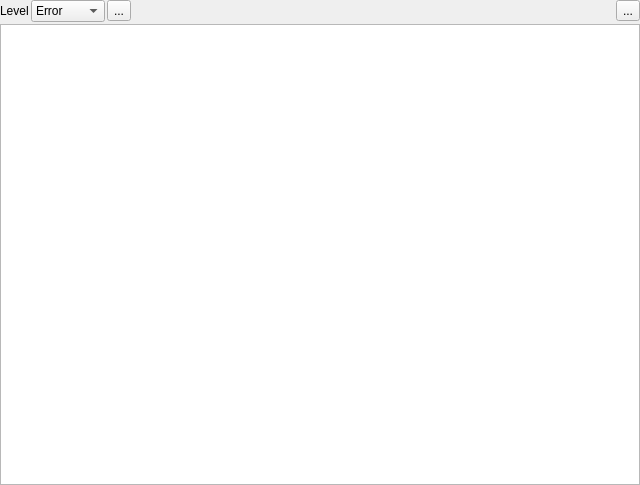
<?xml version="1.0" encoding="UTF-8"?>
<ui version="4.0">
 <class>LogPanel</class>
 <widget class="QWidget" name="LogPanel">
  <property name="geometry">
   <rect>
    <x>0</x>
    <y>0</y>
    <width>640</width>
    <height>485</height>
   </rect>
  </property>
  <property name="windowTitle">
   <string>Form</string>
  </property>
  <layout class="QVBoxLayout" name="verticalLayout">
   <property name="spacing">
    <number>2</number>
   </property>
   <property name="leftMargin">
    <number>0</number>
   </property>
   <property name="topMargin">
    <number>0</number>
   </property>
   <property name="rightMargin">
    <number>0</number>
   </property>
   <property name="bottomMargin">
    <number>0</number>
   </property>
   <item>
    <layout class="QHBoxLayout" name="horizontalLayout">
     <item>
      <widget class="QLabel" name="label">
       <property name="text">
        <string>Level</string>
       </property>
      </widget>
     </item>
     <item>
      <widget class="QComboBox" name="m_logLevel">
       <item>
        <property name="text">
         <string>Error</string>
        </property>
       </item>
       <item>
        <property name="text">
         <string>Debug</string>
        </property>
       </item>
       <item>
        <property name="text">
         <string>warning</string>
        </property>
       </item>
       <item>
        <property name="text">
         <string>Info</string>
        </property>
       </item>
      </widget>
     </item>
     <item>
      <widget class="QToolButton" name="m_saveBtn">
       <property name="text">
        <string>...</string>
       </property>
      </widget>
     </item>
     <item>
      <spacer name="horizontalSpacer">
       <property name="orientation">
        <enum>Qt::Horizontal</enum>
       </property>
       <property name="sizeHint" stdset="0">
        <size>
         <width>40</width>
         <height>20</height>
        </size>
       </property>
      </spacer>
     </item>
     <item>
      <widget class="QToolButton" name="m_eraseBtn">
       <property name="text">
        <string>...</string>
       </property>
      </widget>
     </item>
    </layout>
   </item>
   <item>
    <widget class="QTextEdit" name="m_logview">
     <property name="readOnly">
      <bool>true</bool>
     </property>
    </widget>
   </item>
  </layout>
  <action name="m_eraseAllAct">
   <property name="text">
    <string>Erase All</string>
   </property>
  </action>
  <action name="m_saveAct">
   <property name="icon">
    <iconset theme="QStyle::SP_DriveHDIcon">
     <normaloff>.</normaloff>.</iconset>
   </property>
   <property name="text">
    <string>Save</string>
   </property>
   <property name="toolTip">
    <string>Provide this file to Rolisteam developers</string>
   </property>
  </action>
 </widget>
 <resources/>
 <connections>
  <connection>
   <sender>m_eraseAllAct</sender>
   <signal>triggered()</signal>
   <receiver>m_logview</receiver>
   <slot>clear()</slot>
   <hints>
    <hint type="sourcelabel">
     <x>-1</x>
     <y>-1</y>
    </hint>
    <hint type="destinationlabel">
     <x>319</x>
     <y>258</y>
    </hint>
   </hints>
  </connection>
 </connections>
</ui>
